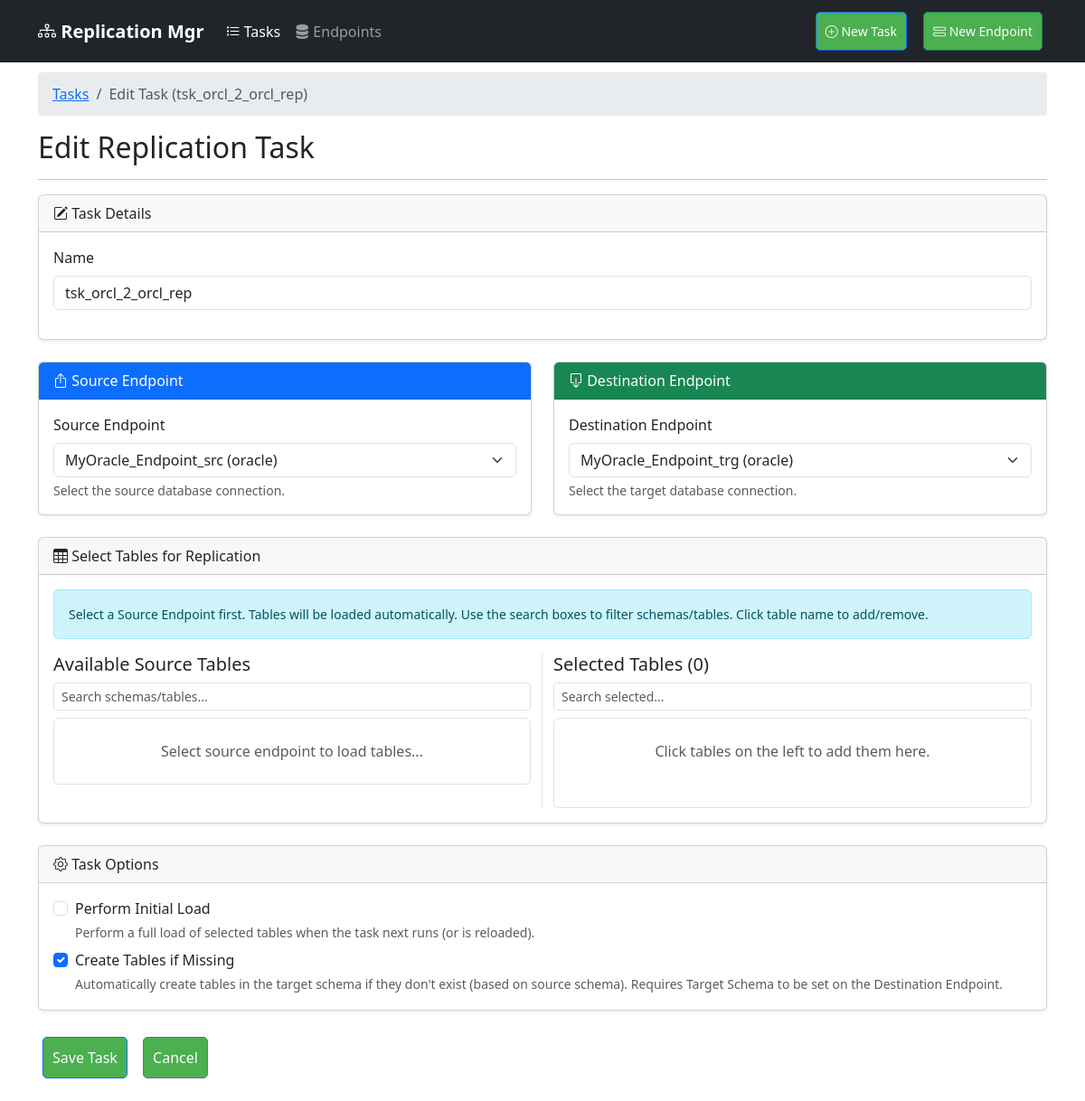
The page /task/1/edit on the database its author committed.
### app/models/task.py (models this page shows, shortened)
class ReplicationTask(db.Model):
    __tablename__ = 'replication_task'
    id = db.Column(db.Integer, primary_key=True)
    name = db.Column(db.String(120), unique=True, nullable=False)
    source_id = db.Column(db.Integer, db.ForeignKey('endpoint.id'), nullable=False)
    destination_id = db.Column(db.Integer, db.ForeignKey('endpoint.id'), nullable=False)
    cdc_type = db.Column(db.String(20))
    cdc_config = db.Column(db.JSON)
    status = db.Column(db.String(20), default='stopped')
    options = db.Column(db.JSON)
    last_position = db.Column(db.JSON)
    created_at = db.Column(db.DateTime, default=lambda: datetime.now(timezone.utc))
    last_updated = db.Column(db.DateTime,
                             default=lambda: datetime.now(timezone.utc),
                             onupdate=lambda: datetime.now(timezone.utc))
    tables = db.Column(db.JSON)  # Store selected tables
    initial_load = db.Column(db.Boolean, default=False)
    create_tables = db.Column(db.Boolean, default=True)
    replication_mode = db.Column(db.String(20), default='full')  # full/partial
    merge_enabled = db.Column(db.Boolean, default=True)
    metrics = db.Column(db.JSON, default={  # Initialize metrics with default values
        'inserts': 0,
        'updates': 0,
        'deletes': 0,
        'bytes_processed': 0,
        'latency': 0,
        'last_updated': datetime.utcnow().isoformat(),
        'last_position': 0
    })
    celery_task_id = db.Column(db.String(255), nullable=True, index=True)  # Example field
    source = db.relationship('Endpoint', foreign_keys=[source_id], backref='source_tasks')
    destination = db.relationship('Endpoint', foreign_keys=[destination_id], backref='destination_tasks')

### app/web/routes.py (the view, shortened to what this page needs)
@bp.route('/task/<int:task_id>/edit', methods=['GET', 'POST'])
def edit_task(task_id):
    task = db.session.get(ReplicationTask, task_id)
    if not task:
        abort(404)
    form = TaskForm(obj=task) # Pre-populate form
    tables_json_val = json.dumps(task.tables or [])
    current_app.logger.info(f"Editing task {task_id}, tables: {task.tables}")
    endpoints = Endpoint.query.order_by(Endpoint.name).all()
    form.source.choices = [(e.id, f"{e.name} ({e.type})") for e in endpoints if e.endpoint_type == 'source']
    form.destination.choices = [(e.id, f"{e.name} ({e.type})") for e in endpoints if e.endpoint_type == 'target']
    if request.method == 'GET':
         form.source.data = task.source_id
         form.destination.data = task.destination_id
    breadcrumbs = [
        {'url': url_for('web.dashboard'), 'text': 'Tasks'},
        {'url': None, 'text': f'Edit Task ({task.name})'}
    ]
    tables_json_val = json.dumps(task.tables or [])
    return render_template('edit_task.html', form=form, task=task, tables_json_val=tables_json_val, breadcrumbs=breadcrumbs, current_page='tasks')

### app/forms.py
class TaskForm(FlaskForm):
    name = StringField('Name', validators=[
        DataRequired(),
        Length(min=3, max=50)
    ])
    source = SelectField('Source Endpoint', choices=[], validators=[DataRequired()])
    destination = SelectField('Destination Endpoint', choices=[], validators=[DataRequired()])
    initial_load = BooleanField('Perform Initial Load', default=True)
    create_tables = BooleanField('Create Tables if Missing', default=True)
    submit = SubmitField('Save Task')

### app/models/endpoint.py (called while the page is built)
    def __repr__(self):
        return f'<Endpoint {self.name}>'

### app/web/templates/edit_task.html (shortened to what this page needs)
{% extends "base.html" %}
{% block content %}
    {% if breadcrumbs %}
    <nav aria-label="breadcrumb" class="mt-3">
      <ol class="breadcrumb">
        {% for crumb in breadcrumbs %}
          {% if crumb.url %}
            <li class="breadcrumb-item"><a href="{{ crumb.url }}">{{ crumb.text }}</a></li>
          {% else %}
            <li class="breadcrumb-item active" aria-current="page">{{ crumb.text }}</li>
          {% endif %}
        {% endfor %}
      </ol>
    </nav>
    {% endif %}
    <h2>Edit Replication Task</h2>
    <hr>
    <form method="POST" id="task-form">
        <div class="card mb-4 shadow-sm">
            <div class="card-header"><i class="bi bi-pencil-square"></i> Task Details</div>
            <div class="card-body">
                <div class="mb-3">
                    {{ form.name.label(class="form-label") }}
                    {{ form.name(class="form-control" + (" is-invalid" if form.name.errors else ""), autocomplete="off") }}
                </div>
            </div>
        </div>
        <div class="row mb-4">
            <div class="col-md-6">
                <div class="card h-100 shadow-sm">
                     <div class="card-header bg-primary text-white"><i class="bi bi-box-arrow-up"></i> Source Endpoint</div>
                    <div class="card-body">
                        {{ form.source.label(class="form-label") }}
                        {{ form.source(class="form-select" + (" is-invalid" if form.source.errors else ""), autocomplete="off") }}
                         <div class="form-text">Select the source database connection.</div>
                    </div>
                </div>
            </div>
            <div class="col-md-6">
                <div class="card h-100 shadow-sm">
                    <div class="card-header bg-success text-white"><i class="bi bi-box-arrow-down"></i> Destination Endpoint</div>
                    <div class="card-body">
                        {{ form.destination.label(class="form-label") }}
                        {{ form.destination(class="form-select" + (" is-invalid" if form.destination.errors else ""), autocomplete="off") }}
                        <div class="form-text">Select the target database connection.</div>
                    </div>
                </div>
            </div>
        </div>
         <div class="card mb-4 shadow-sm">
             <div class="card-header"><i class="bi bi-table"></i> Select Tables for Replication</div>
             <div class="card-body">
                 <div class="alert alert-info small">
                    Select a Source Endpoint first. Tables will be loaded automatically.
                    Use the search boxes to filter schemas/tables. Click table name to add/remove.
                 </div>
                 <div class="row">
                     <div class="col-md-6 border-end">
                         <h5>Available Source Tables</h5>
                         <input type="text" id="schema-search" class="form-control form-control-sm mb-2" placeholder="Search schemas/tables...">
                         <div id="schema-list" class="border rounded p-2" style="max-height: 400px; overflow-y: auto;">
                             <div class="text-center text-muted p-3" id="schema-loading">Select source endpoint to load tables...</div>
                         </div>
                     </div>
                     <div class="col-md-6">
                         <h5>Selected Tables (<span id="selected-count">0</span>)</h5>
                          <input type="text" id="selected-search" class="form-control form-control-sm mb-2" placeholder="Search selected...">
                         <div id="selected-list" class="border rounded p-2" style="max-height: 400px; overflow-y: auto; min-height: 100px;">
                             <div class="text-center text-muted p-3" id="selected-placeholder">Click tables on the left to add them here.</div>
                         </div>
                     </div>
                 </div>
             </div>
        </div>
        <div class="card mb-4 shadow-sm">
            <div class="card-header"><i class="bi bi-gear"></i> Task Options</div>
            <div class="card-body">
                 <div class="form-check mb-2">
                     {{ form.initial_load(class="form-check-input") }}
                     {{ form.initial_load.label(class="form-check-label") }}
                      <div class="form-text">Perform a full load of selected tables when the task next runs (or is reloaded).</div>
                 </div>
                 <div class="form-check">
                     {{ form.create_tables(class="form-check-input") }}
                     {{ form.create_tables.label(class="form-check-label") }}
                      <div class="form-text">Automatically create tables in the target schema if they don't exist (based on source schema). Requires Target Schema to be set on the Destination Endpoint.</div>
                 </div>
            </div>
        </div>
        <div class="mt-4">
            {{ form.submit(class="btn btn-primary") }}
            <a href="{{ url_for('web.dashboard') }}" class="btn btn-secondary ms-2">Cancel</a>
        </div>
    </form>
{% endblock %}

### app/static/css/dashboard.css (style rules this page uses)
.btn { background: #4CAF50; color: white; padding: 10px; border-radius: 5px; text-decoration: none; margin: 5px; }

### app/web/templates/base.html (style rules this page uses)
body { padding-top: 56px; padding-bottom: 20px; }
.breadcrumb { background-color: #e9ecef; padding: 0.75rem 1rem; border-radius: 0.25rem; margin-bottom: 1rem; }

### rows shown on the page
ReplicationTask: name "tsk_orcl_2_orcl_rep", source "MyOracle_Endpoint_src (oracle)", destination "MyOracle_Endpoint_trg (oracle)", create_tables "☑"

### other values the page prints
{{ crumb.text }} "Tasks"
{{ crumb.text }} "Edit Task (tsk_orcl_2_orcl_rep)"
